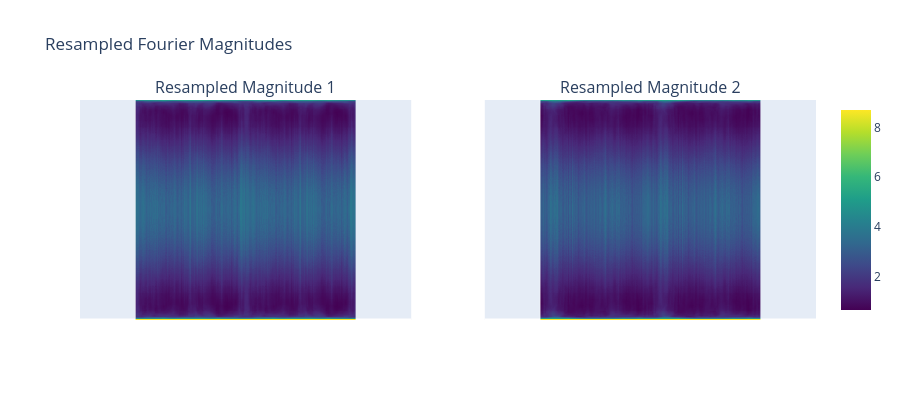

Notebook code for this chart:
### Markdown cell above
## Resampled Fourier Magnitudes

The 2D Fourier magnitude of each image is projected onto the unit circle (S² in 2D).

Note: the CSV stores the resampled grid transposed (rows = azimuth φ, columns = polar θ), so the data is transposed here for display:
the horizontal axis is the azimuth φ (angle in the FFT plane, measured from the +x frequency axis, 0..2π) and the vertical axis is the polar angle θ (0..π, i.e. r·sin(θ) sampling radius in the FFT plane).

### Code cell
# --- Resampled Fourier Magnitudes ---
fig = make_subplots(rows=1, cols=2,
    subplot_titles=('Resampled Magnitude 1', 'Resampled Magnitude 2'))

fig.add_trace(
    go.Heatmap(z=resampled1.T, colorscale='Viridis', showscale=False),
    row=1, col=1
)
fig.add_trace(
    go.Heatmap(z=resampled2.T, colorscale='Viridis'),
    row=1, col=2
)

fig.update_yaxes(scaleanchor='x', scaleratio=1, row=1, col=1)
fig.update_yaxes(scaleanchor='x2', scaleratio=1, row=1, col=2)
fig.update_layout(height=400, width=900, title_text='Resampled Fourier Magnitudes')
fig.update_xaxes(showticklabels=False, showgrid=False)
fig.update_yaxes(showticklabels=False, showgrid=False)
fig.show()

### Figure 1 — Plotly figure (JSON) as saved in the notebook; plotly's stock layout.template omitted (floating-point values rounded to 4 significant figures; data arrays with more than 128 entries replaced by an {"elided": "..."} marker saying what was removed)
{"data": [{"colorscale": [[0, "#440154"], [0.1111, "#482878"], [0.2222, "#3e4989"], [0.3333, "#31688e"], [0.4444, "#26828e"], [0.5556, "#1f9e89"], [0.6667, "#35b779"], [0.7778, "#6ece58"], [0.8889, "#b5de2b"], [1, "#fde725"]], "showscale": false, "type": "heatmap", "xaxis": "x", "yaxis": "y", "z": {"elided": "256x256 float values"}}, {"colorscale": [[0, "#440154"], [0.1111, "#482878"], [0.2222, "#3e4989"], [0.3333, "#31688e"], [0.4444, "#26828e"], [0.5556, "#1f9e89"], [0.6667, "#35b779"], [0.7778, "#6ece58"], [0.8889, "#b5de2b"], [1, "#fde725"]], "type": "heatmap", "xaxis": "x2", "yaxis": "y2", "z": {"elided": "256x256 float values"}}], "layout": {"annotations": [{"font": {"size": 16}, "showarrow": false, "text": "Resampled Magnitude 1", "x": 0.225, "xanchor": "center", "xref": "paper", "y": 1, "yanchor": "bottom", "yref": "paper"}, {"font": {"size": 16}, "showarrow": false, "text": "Resampled Magnitude 2", "x": 0.775, "xanchor": "center", "xref": "paper", "y": 1, "yanchor": "bottom", "yref": "paper"}], "height": 400, "title": {"text": "Resampled Fourier Magnitudes"}, "width": 900, "xaxis": {"anchor": "y", "domain": [0, 0.45], "showgrid": false, "showticklabels": false}, "xaxis2": {"anchor": "y2", "domain": [0.55, 1], "showgrid": false, "showticklabels": false}, "yaxis": {"anchor": "x", "domain": [0, 1], "scaleanchor": "x", "scaleratio": 1, "showgrid": false, "showticklabels": false}, "yaxis2": {"anchor": "x2", "domain": [0, 1], "scaleanchor": "x2", "scaleratio": 1, "showgrid": false, "showticklabels": false}}}
